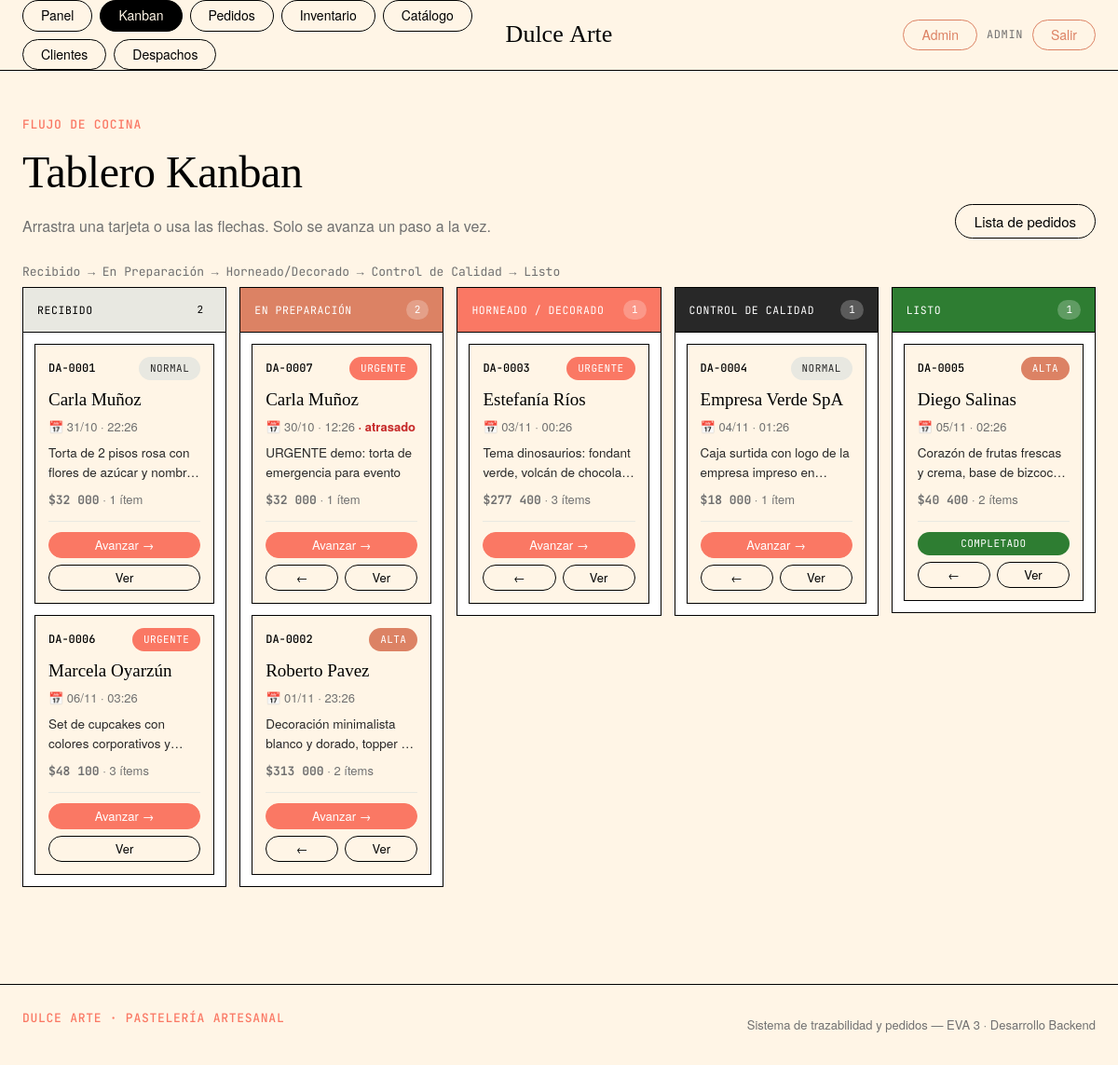
The page /kanban/ (signed in) on the database its author committed.
### core/models.py (models this page shows, shortened)
class TimeStampedModel(models.Model):
    creado = models.DateTimeField("creado", auto_now_add=True)
    actualizado = models.DateTimeField("actualizado", auto_now=True)
    class Meta:
        abstract = True
        ordering = ["-creado"]

class Pedido(TimeStampedModel):
    class Estado(models.TextChoices):
        RECIBIDO = "recibido", "Recibido"
        EN_PREPARACION = "preparacion", "En Preparación"
        HORNEADO = "horneado", "Horneado / Decorado"
        CONTROL = "control", "Control de Calidad"
        LISTO = "listo", "Listo"
    class Prioridad(models.TextChoices):
        NORMAL = "normal", "Normal"
        ALTA = "alta", "Alta"
        URGENTE = "urgente", "Urgente"
    class EstadoDespacho(models.TextChoices):
        PENDIENTE = "pendiente", "Sin despacho"
        EN_RUTA = "en_ruta", "En Ruta"
        ENTREGADO = "entregado", "Entregado"
    numero = models.CharField("número", max_length=20, unique=True, editable=False)
    cliente = models.ForeignKey(
        Cliente,
        on_delete=models.PROTECT,
        related_name="pedidos",
        verbose_name="cliente",
    )
    descripcion_diseño = models.TextField(
        "diseño personalizado",
        help_text="Descripción del diseño: colores, decoración, texto en torta, referencias.",
    )
    ingredientes_especiales = models.TextField(
        "ingredientes especiales",
        blank=True,
        help_text="Alergias, ingredientes adicionales o sustituciones.",
    )
    fecha_entrega = models.DateTimeField("fecha y hora de entrega")
    prioridad = models.CharField(
        "prioridad",
        max_length=10,
        choices=Prioridad.choices,
        default=Prioridad.NORMAL,
    )
    estado = models.CharField(
        "estado",
        max_length=20,
        choices=Estado.choices,
        default=Estado.RECIBIDO,
        db_index=True,
    )
    subtotal = models.DecimalField(
        "subtotal",
        max_digits=10,
        decimal_places=2,
        default=Decimal("0"),
        editable=False,
    )
    descuento = models.DecimalField(
        "descuento",
        max_digits=10,
        decimal_places=2,
        default=Decimal("0"),
        validators=[MinValueValidator(Decimal("0"))],
    )
    total = models.DecimalField(
        "total",
        max_digits=10,
        decimal_places=2,
        default=Decimal("0"),
        editable=False,
    )
    direccion_despacho = models.CharField("dirección de despacho", max_length=255, blank=True)
    estado_despacho = models.CharField(
        "estado de despacho",
        max_length=15,
        choices=EstadoDespacho.choices,
        default=EstadoDespacho.PENDIENTE,
    )
    notas = models.TextField("notas internas", blank=True)
    creador = models.ForeignKey(
        User,
        on_delete=models.SET_NULL,
        null=True,
        blank=True,
        related_name="pedidos_creados",
        verbose_name="creado por",
    )
    insumos_descontados = models.BooleanField(
        "insumos descontados",
        default=False,
        help_text="Marca si el BOM ya descontó el inventario.",
    )
    class Meta:
        verbose_name = "pedido"
        verbose_name_plural = "pedidos"
        ordering = ["fecha_entrega"]
    def get_absolute_url(self):
        return reverse("core:pedido_detalle", args=[self.pk])
    ESTADO_ORDEN = [
        Estado.RECIBIDO,
        Estado.EN_PREPARACION,
        Estado.HORNEADO,
        Estado.CONTROL,
        Estado.LISTO,
    ]
    @property
    def estado_indice(self) -> int:
        return self.ESTADO_ORDEN.index(self.estado)
    @property
    def puede_avanzar(self) -> bool:
        return self.estado_indice < len(self.ESTADO_ORDEN) - 1
    @property
    def puede_retroceder(self) -> bool:
        return self.estado_indice > 0
    @property
    def atrasado(self) -> bool:
        return self.fecha_entrega < timezone.now() and self.estado != self.Estado.LISTO

class DetallePedido(TimeStampedModel):
    pedido = models.ForeignKey(
        Pedido,
        on_delete=models.CASCADE,
        related_name="detalles",
        verbose_name="pedido",
    )
    producto = models.ForeignKey(
        Producto,
        on_delete=models.PROTECT,
        related_name="detalles_pedido",
        verbose_name="producto",
    )
    cantidad = models.PositiveIntegerField("cantidad", default=1)
    precio_unitario = models.DecimalField(
        "precio unitario",
        max_digits=10,
        decimal_places=2,
        default=Decimal("0"),
    )
    class Meta:
        verbose_name = "detalle de pedido"
        verbose_name_plural = "detalles de pedido"
        ordering = ["id"]
        constraints = [
            models.UniqueConstraint(
                fields=["pedido", "producto"],
                name="unico_producto_por_pedido",
            )
        ]

class Cliente(TimeStampedModel):
    nombre = models.CharField("nombre", max_length=180)
    email = models.EmailField("correo", blank=True)
    telefono = models.CharField("teléfono", max_length=30, blank=True)
    direccion = models.CharField("dirección", max_length=255, blank=True)
    comuna = models.CharField("comuna", max_length=120, blank=True)
    notas = models.TextField("notas", blank=True)
    activo = models.BooleanField("activo", default=True)
    class Meta:
        verbose_name = "cliente"
        verbose_name_plural = "clientes"
        ordering = ["nombre"]

### core/views.py (the view)
# urls.py: path("kanban/", views.kanban, name="kanban"),
@login_required
@roles_required(COCINA, ADMIN)
def kanban(request):
    columnas = []
    for clave, etiqueta in Pedido.Estado.choices:
        pedidos = (
            Pedido.objects.filter(estado=clave)
            .select_related("cliente")
            .prefetch_related("detalles")
        )
        columnas.append({"clave": clave, "etiqueta": etiqueta, "pedidos": pedidos})
    return render(
        request,
        "core/kanban.html",
        {"columnas": columnas, "estados": Pedido.Estado.choices},
    )

### core/context_processors.py (called while the page is built)
def rol_usuario(request):
    user = getattr(request, "user", None)
    if user is not None and user.is_authenticated:
        from core.decorators import rol_de
        return {"user_rol": rol_de(user)}
    return {"user_rol": ""}

### core/templatetags/core_tags.py (called while the page is built)
@register.filter
def prioridad_badge(valor):
    bg, fg = _PRIORIDAD_COLORS.get(str(valor), ("#e8e8e1", "#282828"))
    etiqueta = str(valor).title()
    return format_html(
        '<span class="badge" style="background:{};color:{}">{}</span>',
        bg,
        fg,
        etiqueta,
    )

### templates/core/kanban.html (shortened to what this page needs)
{% extends "core/base.html" %}
{% load core_tags %}
{% load humanize %}
{% block content %}
<div class="page-head">
  <div>
    <span class="eyebrow">Flujo de cocina</span>
    <h1>Tablero Kanban</h1>
    <p class="muted" style="margin:0">
      Arrastra una tarjeta o usa las flechas. Solo se avanza un paso a la vez.
    </p>
  </div>
  <div class="page-head__actions">
    <a class="btn" href="{% url 'core:pedidos' %}">Lista de pedidos</a>
  </div>
</div>
<div class="filters" style="padding-bottom:6px">
  <span class="mono muted">Recibido → En Preparación → Horneado/Decorado → Control de Calidad → Listo</span>
</div>
<div class="kanban" data-kanban>
  {% for col in columnas %}
  <section class="kanban__col" data-estado="{{ col.clave }}">
    <header class="kanban__head">
      <span class="kanban__title">{{ col.etiqueta }}</span>
      <span class="kanban__count">{{ col.pedidos|length }}</span>
    </header>
    <div class="kanban__body">
      {% for p in col.pedidos %}
      <article class="kcard" data-id="{{ p.pk }}" data-estado="{{ col.clave }}">
        <div class="kcard__top">
          <a class="kcard__num" href="{{ p.get_absolute_url }}" style="text-decoration:none">{{ p.numero }}</a>
          {{ p.prioridad|prioridad_badge }}
        </div>
        <div class="kcard__cliente">{{ p.cliente.nombre }}</div>
        <div class="kcard__meta">
          📅 {{ p.fecha_entrega|date:"d/m · H:i" }}
          {% if p.atrasado %}<b style="color:#c62828"> · atrasado</b>{% endif %}
        </div>
        <div class="kcard__desc">{{ p.descripcion_diseño }}</div>
        <div class="kcard__meta" style="margin-top:8px">
          <b class="mono">${{ p.total|floatformat:0|intcomma }}</b>
          · {{ p.detalles.all|length }} ítem{{ p.detalles.all|length|pluralize }}
        </div>
        <div class="kcard__foot">
          {% if p.puede_avanzar %}
            <button class="btn btn--sm btn--primary kcard__foot-main" data-move="avanzar" data-id="{{ p.pk }}">
              {% if p.estado == 'listo' %}Listo{% else %}Avanzar →{% endif %}
            </button>
          {% else %}
            <span class="badge badge--green kcard__foot-main">Completado</span>
          {% endif %}
          <div class="kcard__foot-row">
            {% if p.puede_retroceder %}
              <button class="btn btn--sm" data-move="retroceder" data-id="{{ p.pk }}" title="Retroceder">←</button>
            {% endif %}
            <a class="btn btn--sm" href="{{ p.get_absolute_url }}" title="Ver detalle">Ver</a>
          </div>
        </div>
      </article>
      {% empty %}
        <div class="kanban__empty">Sin pedidos</div>
      {% endfor %}
    </div>
  </section>
  {% endfor %}
</div>
{% endblock %}

### templates/core/base.html (shortened to what this page needs)
{% load static %}<!DOCTYPE html>
<html lang="es">
<head>
  <link rel="stylesheet" href="{% static 'css/app.css' %}">
</head>
<body class="{% block body_class %}{% endblock %}">
{% if user.is_authenticated %}
<header class="nav">
  <div class="nav__inner container">
    <nav class="nav__links" aria-label="Principal">
      <a class="pill {% if request.resolver_match.url_name == 'inicio' %}pill--active{% endif %}" href="{% url 'core:inicio' %}">Panel</a>
      {% if user_rol == 'cocina' or user_rol == 'admin' %}
      <a class="pill {% if request.resolver_match.app_name == 'core' and request.resolver_match.url_name in 'pedidos,pedido_detalle,kanban' %}pill--active{% endif %}" href="{% url 'core:kanban' %}">Kanban</a>
      {% endif %}
      <a class="pill {% if request.resolver_match.url_name == 'pedidos' %}pill--active{% endif %}" href="{% url 'core:pedidos' %}">Pedidos</a>
      <a class="pill {% if request.resolver_match.url_name in 'insumos,insumo_detalle' %}pill--active{% endif %}" href="{% url 'core:insumos' %}">Inventario</a>
      <a class="pill {% if request.resolver_match.url_name in 'productos,producto_detalle' %}pill--active{% endif %}" href="{% url 'core:productos' %}">Catálogo</a>
      <a class="pill {% if request.resolver_match.url_name in 'clientes,cliente_detalle' %}pill--active{% endif %}" href="{% url 'core:clientes' %}">Clientes</a>
      <a class="pill {% if request.resolver_match.url_name in 'despachos,despacho_detalle' %}pill--active{% endif %}" href="{% url 'core:despachos' %}">Despachos</a>
    </nav>
    <a class="nav__logo" href="{% url 'core:inicio' %}">Dulce&nbsp;Arte</a>
    <div class="nav__right">
      {% if user.is_staff %}
        <a class="pill pill--quiet" href="{% url 'admin:index' %}" title="Django Admin">Admin</a>
      {% endif %}
      <span class="nav__user">{{ user.first_name|default:user.username }}</span>
      <a class="pill pill--quiet" href="{% url 'core:logout' %}">Salir</a>
    </div>
  </div>
</header>
{% endif %}
<main class="{% block main_class %}container{% endblock %}">
  {% block content %}{% endblock %}
</main>
{% if user.is_authenticated %}
<footer class="footer">
  <div class="container footer__inner">
    <span class="eyebrow">Dulce Arte · Pastelería Artesanal</span>
    <span class="footer__meta">Sistema de trazabilidad y pedidos — EVA 3 · Desarrollo Backend</span>
  </div>
</footer>
{% endif %}
</body>
</html>

### rows shown on the page
Pedido: pedidos|length "2", numero "DA-0001", prioridad|prioridad_badge "NORMAL", cliente.nombre "Carla Muñoz", fecha_entrega "31/10 · 22:26", descripcion_diseño "Torta de 2 pisos rosa con flores de azúcar y…", total "32 000", detalles.all|length "1", estado "Avanzar →"
Pedido: numero "DA-0006", prioridad|prioridad_badge "URGENTE", cliente.nombre "Marcela Oyarzún", fecha_entrega "06/11 · 03:26", descripcion_diseño "Set de cupcakes con colores corporativos…", total "48 100", detalles.all|length "3", estado "Avanzar →"
Pedido: pedidos|length "2", numero "DA-0007", prioridad|prioridad_badge "URGENTE", cliente.nombre "Carla Muñoz", fecha_entrega "30/10 · 12:26", estado "· atrasado", descripcion_diseño "URGENTE demo: torta de emergencia para evento", total "32 000", detalles.all|length "1"
Pedido: numero "DA-0002", prioridad|prioridad_badge "ALTA", cliente.nombre "Roberto Pavez", fecha_entrega "01/11 · 23:26", descripcion_diseño "Decoración minimalista blanco y dorado, topper…", total "313 000", detalles.all|length "2", estado "Avanzar →"
Pedido: pedidos|length "1", numero "DA-0003", prioridad|prioridad_badge "URGENTE", cliente.nombre "Estefanía Ríos", fecha_entrega "03/11 · 00:26", descripcion_diseño "Tema dinosaurios: fondant verde, volcán de…", total "277 400", detalles.all|length "3", estado "Avanzar →"
Pedido: pedidos|length "1", numero "DA-0004", prioridad|prioridad_badge "NORMAL", cliente.nombre "Empresa Verde SpA", fecha_entrega "04/11 · 01:26", descripcion_diseño "Caja surtida con logo de la empresa impreso…", total "18 000", detalles.all|length "1", estado "Avanzar →"
Pedido: pedidos|length "1", numero "DA-0005", prioridad|prioridad_badge "ALTA", cliente.nombre "Diego Salinas", fecha_entrega "05/11 · 02:26", descripcion_diseño "Corazón de frutas frescas y crema, base de…", total "40 400", detalles.all|length "2", estado "COMPLETADO"

### other values the page prints
{{ user.first_name|default:user.username }} "ADMIN"
{{ col.etiqueta }} "RECIBIDO" "EN PREPARACIÓN" "HORNEADO / DECORADO" "CONTROL DE CALIDAD" "LISTO"
